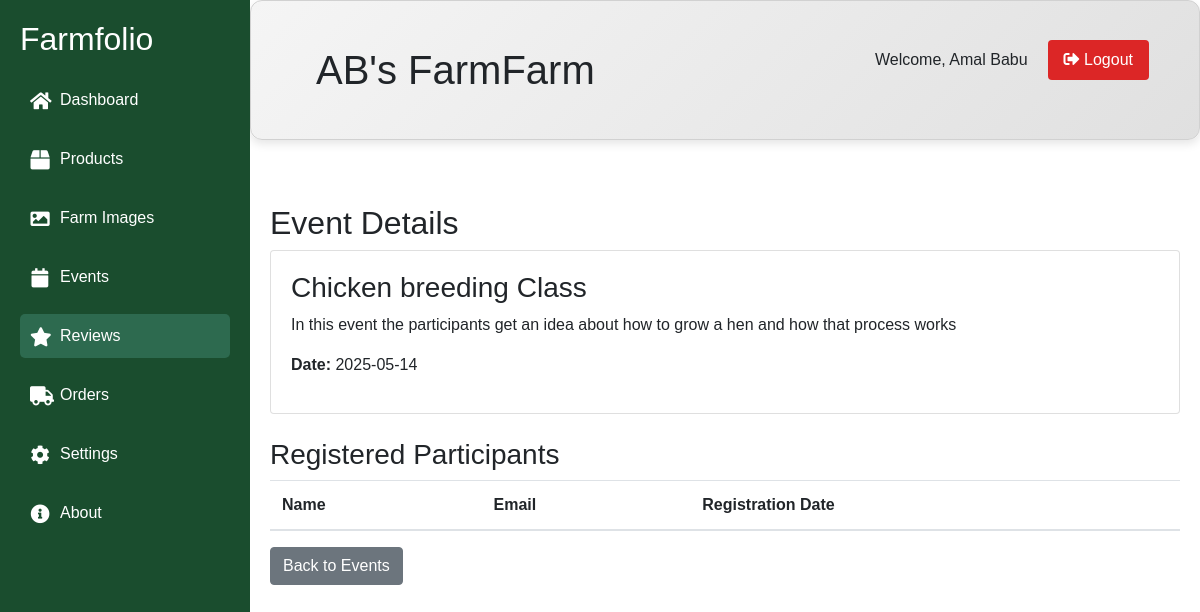
The page /farm/view-event.php?id=3 (signed in) on the database its author committed.
### tables this page shows
CREATE TABLE `tbl_farms` (
  `farm_id` int(11) NOT NULL,
  `user_id` int(11) NOT NULL,
  `farm_name` varchar(255) NOT NULL,
  `location` varchar(255) NOT NULL,
  `description` text DEFAULT NULL,
  `created_at` timestamp NOT NULL DEFAULT current_timestamp(),
  `status` enum('pending','active','rejected') NOT NULL DEFAULT 'pending'
);

CREATE TABLE `tbl_events` (
  `event_id` int(11) NOT NULL,
  `farm_id` int(11) NOT NULL,
  `event_name` varchar(255) NOT NULL,
  `event_date` date NOT NULL,
  `event_description` text DEFAULT NULL,
  `created_at` timestamp NOT NULL DEFAULT current_timestamp(),
  `updated_at` timestamp NOT NULL DEFAULT current_timestamp() ON UPDATE current_timestamp(),
  `status` enum('0','1') NOT NULL DEFAULT '1'
);

### farm/view-event.php (the view, shortened to what this page needs)
<?php
require_once '../databse/connect.php';
$is_farm_active = false;
if(isset($_SESSION['userid'])){
    $userid = $_SESSION['userid'];
    $farm = "SELECT * FROM tbl_farms WHERE user_id=$userid";
    $result = mysqli_query($conn, $farm);
    $row = $result->fetch_assoc();
    if($row && $row['status'] == 'active') {
        $is_farm_active = true;
    }
}
$event_id = $_GET['id'];
$event_query = "SELECT * FROM tbl_events WHERE event_id = ?";
$stmt = $conn->prepare($event_query);
$stmt->bind_param("i", $event_id);
$stmt->execute();
$event_result = $stmt->get_result();
$event = $event_result->fetch_assoc();
?>
<!DOCTYPE html>
<html>
<head>
    <link rel="stylesheet" href="https://stackpath.bootstrapcdn.com/bootstrap/4.5.2/css/bootstrap.min.css">
    <link rel="stylesheet" href="https://cdnjs.cloudflare.com/ajax/libs/font-awesome/5.15.4/css/all.min.css">
    <link rel="stylesheet" href="farm.css">
</head>
<body>
    <nav class="sidebar">
        <div class="sidebar-header">
            <h2>Farmfolio</h2>
        </div>
        <ul class="sidebar-menu">
            <li><a href="farm.php"><i class="fas fa-home"></i><span>Dashboard</span></a></li>
            <li><a href="product.php" ><i class="fas fa-box"></i><span>Products</span></a></li>
            <li><a href="image.php"><i class="fas fa-image"></i><span>Farm Images</span></a></li>
            <li><a href="event.php"><i class="fas fa-calendar"></i><span>Events</span></a></li>
            <li><a href="review.php" class="active"><i class="fas fa-star"></i><span>Reviews</span></a></li>
            <li><a href="orders.php"><i class="fas fa-truck"></i><span>Orders</span></a></li>
            <li><a href="settings.php"><i class="fas fa-cog"></i><span>Settings</span></a></li>
            <li><a href="about.php"><i class="fas fa-info-circle"></i><span>About</span></a></li>
        </ul>
    </nav>
    <div class="main-content">
    <div class="dashboard-header">
                <?php if(isset($row['farm_name'])&&isset($_SESSION['username'])){?>
                <h1><?php echo $row['farm_name'];?>Farm</h1>
                <div class="user-section">
                    <span>Welcome, <?php echo $_SESSION['username'];?></span>
                    <a href="http://localhost/mini%20project/logout/logout.php"><button class="logout-btn"><i class="fas fa-sign-out-alt"></i> Logout</button></a>
                </div>
                <?php }?>
            </div>
        <?php if($is_farm_active): ?>
            <div class="container mt-4">
        <h2>Event Details</h2>
        <div class="card mb-4">
            <div class="card-body">
                <h3><?php echo $event['event_name']; ?></h3>
                <p><?php echo $event['event_description']; ?></p>
                <p><strong>Date:</strong> <?php echo $event['event_date']; ?></p>
            </div>
        </div>
        <h3>Registered Participants</h3>
        <table class="table">
            <thead>
                <tr>
                    <th>Name</th>
                    <th>Email</th>
                    <th>Registration Date</th>
                </tr>
            </thead>
        </table>
        <a href="../farm/event.php" class="btn btn-secondary">Back to Events</a>
    </div>
        <?php endif; ?>
    </div>
</body>
</html>

### farm/farm.css (style rules this page uses)
* { margin: 0; padding: 0; box-sizing: border-box; font-family: Arial, sans-serif; }
body { display: flex; min-height: 100vh; }
.dashboard-header { padding: 30px 50px; display: flex; justify-content: space-between; align-items: center; margin-bottom: 20px; background: linear-gradient(135deg, #f5f5f5, #e0e0e0); border-radius: 12px; box-shadow: 0px 4px 10px rgba(0, 0, 0, 0.1); border: 1px solid #d1d1d1; }
.dashboard-header h1 { margin: 15px; }
.user-section { display: flex; align-items: center; gap: 20px; }
.logout-btn { padding: 8px 16px; background: #dc2626; color: white; border: none; border-radius: 4px; cursor: pointer; transition: background 0.3s; }
.user-section { display: flex; justify-content: flex-end; align-items: center; gap: 20px; margin-bottom: 20px; }
.sidebar { width: 250px; background: #1a4d2e; color: white; padding: 20px; position: fixed; height: 100vh; left: 0; top: 0; transition: width 0.3s ease; }
.sidebar-menu { list-style: none; padding: 0; margin: 20px 0; }
.sidebar-menu li { margin: 15px 0; }
.sidebar-menu a { color: white; text-decoration: none; display: flex; align-items: center; padding: 10px; border-radius: 5px; transition: background 0.3s; }
.sidebar-menu i { margin-right: 10px; font-size: 1.2rem; width: 20px; text-align: center; }
.main-content { margin-left: 250px; flex: 1; transition: margin-left 0.3s ease; }
.main-content { margin-left: 250px; flex: 1; display: flex; flex-direction: column; min-height: 100vh; }
.container { padding: 20px; max-width: 1200px; flex: 1; }
.active { background: #2d6a4f; }

### rows shown on the page
tbl_farms: farm_name "AB's Farm"
tbl_events: event_name "Chicken breeding Class", event_description "In this event the participants get an idea about how to grow a hen and how that process works", event_date "2025-05-14"

### other values the page prints
$_SESSION['username'] "Amal Babu"
